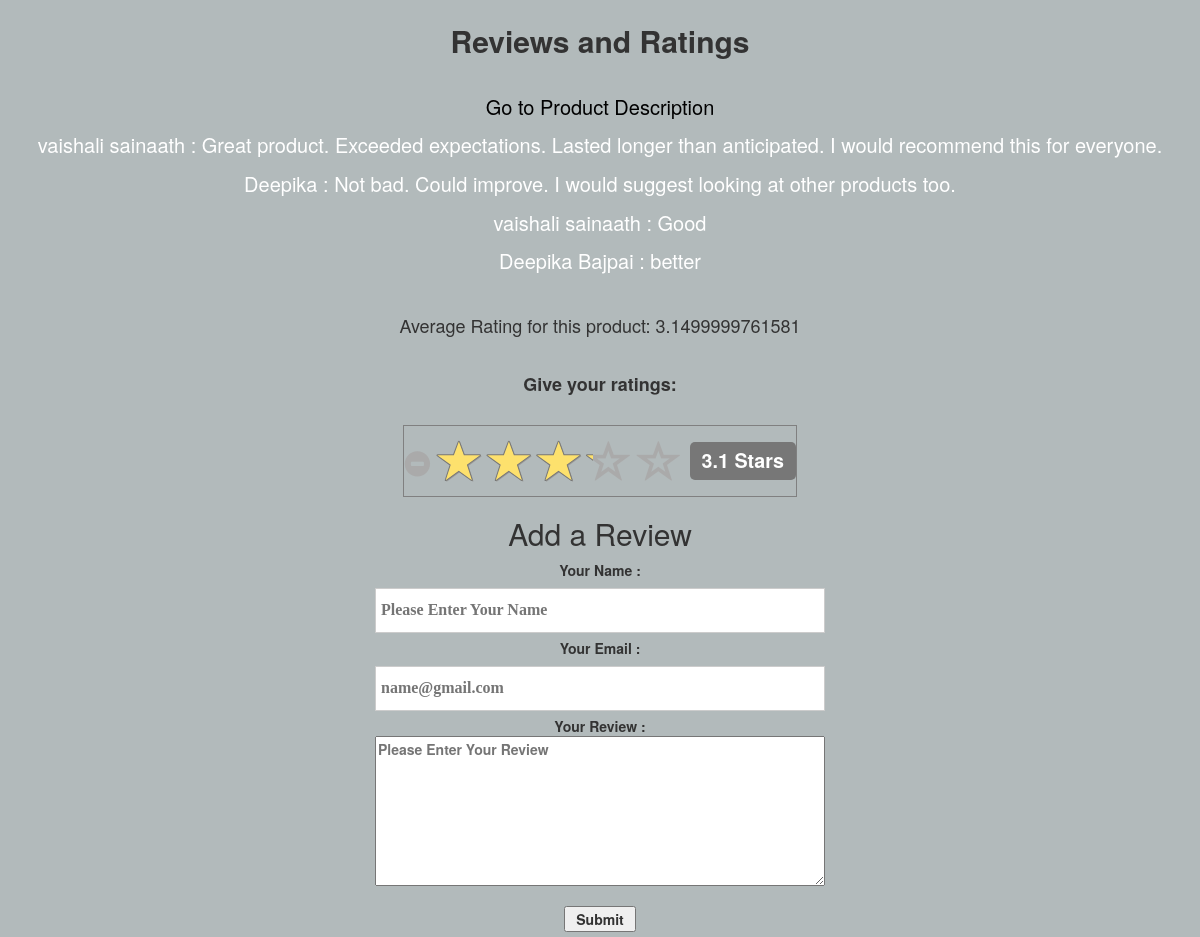
Screenshot of /review.php?itemid=2 with the database file from the repository.
### tables this page shows
CREATE TABLE `review` (
  `Name` varchar(20) NOT NULL,
  `Email` varchar(40) NOT NULL,
  `Review` varchar(2000) NOT NULL
);

### rating.php (called while the page is built, shortened)
<?php
function getRatingByProductId($con, $productId) {
	$query = "SELECT SUM(vote) as vote, COUNT(vote) as count from rating WHERE product_id = $productId";
      $result = mysqli_query($con, $query);
      $resultSet = mysqli_fetch_assoc($result);
      if($resultSet['count']>0) {
      	return ($resultSet['vote']/$resultSet['count']);
      } else {
      	return 0;
      }
}
?>

### review.php (the view, shortened to what this page needs)
<?php
$db_host = "localhost";
	$db_username = "root";
	$db_pass = "";
	$db_name = "StayBeautiful";
	$conn=mysqli_connect("$db_host","$db_username","$db_pass") or die ("could not connect to mysql");
	mysqli_select_db($conn,"$db_name") or die ("no database");
	include('rating.php')
?>
<!DOCTYPE html>
<html>
<head>
    <link href="http://netdna.bootstrapcdn.com/bootstrap/3.3.6/css/bootstrap.css" rel="stylesheet">
	<link href="css/star-rating.min.css" media="all" rel="stylesheet" type="text/css" />
</head>
<body style="background-color: #B2BABB">
 <br>
 <p style="text-align: center; font-size: 30px; font-weight: bold">Reviews and Ratings
</p>
  	<br>
 <?php
	echo "<p style='text-align:center; font-size: 20px'>";
	$prod_id = $_GET['itemid'];
	echo "<a class='button' href='Prod_Desc.php?itemid=" .$prod_id. "'> Go to Product Description</a>";
	echo "</p>";
	?>
 <?php
	if($result = $conn->query("SELECT * FROM Review"))
						{
							if($result->num_rows != 0)
							{
									while($row = mysqli_fetch_array($result)){
									echo "<p class='fetch'>";
									echo "$row[0] :"; echo "&nbsp";
									echo "$row[2]";
									echo "<br>";
									echo "</p>";
									}
							}
						}
?>
 <?php $prod_id = $_GET['itemid'];
 ?>
 <?php $res = getRatingByProductId($conn, $prod_id); ?>
 <br>
 <h4 style="text-align: center">Average Rating for this product: <?php echo "$res"; ?> </h4>
	<br>
	<h4 style="text-align: center; font-weight: bold"> Give your ratings:</h4> <br>
	<table border=1 align="center">
	<tr><td>
	</td></tr>
	</table>
	<h2 style="text-align: center">Add a Review</h2>
	<form action="" method="post" class="review">
	<div style="text-align: center">
		<label>Your Name : <br>
		<input type="text" name="name" id="name" required="required" placeholder="Please Enter Your Name"/><br />
		</label><br>
		<label>Your Email : <br>
		<input type="email" name="email" id="email" required="required" placeholder="name@gmail.com"/><br/>
		</label><br>
		<label>Your Review :
		<textarea id="feedback" name="feedback" required="required" placeholder="Please Enter Your Review"/></textarea>
		<br>
		<input type="submit" value=" Submit " name="submit"/><br />
		</label>
		<br>
	</div>
	</form>
</body>
</html>

### review.php (style rules this page uses)
input[type=text],input[type=email] { width:450px; padding: 10px; margin-top: 8px; border: 1px solid #ccc; padding-left: 5px; font-size: 16px; font-family:raleway; }
textarea#feedback { width: 450px; height: 150px; display: block; }
.fetch { text-align: center; font-size: 20px; color: white; }
a.button { -webkit-appearance: button; -moz-appearance: button; appearance: button; text-decoration: none; color: initial; text-slign: center; }

### rows the page displays
review: Name "vaishali sainaath", Review "Great product. Exceeded expectations. Lasted longer than anticipated. I would recommend this for everyone."
review: Name "Deepika", Review "Not bad. Could improve. I would suggest looking at other products too."
review: Name "vaishali sainaath", Review "Good"
review: Name "Deepika Bajpai", Review "better"

### other values shown
$res "3.1499999761581"
